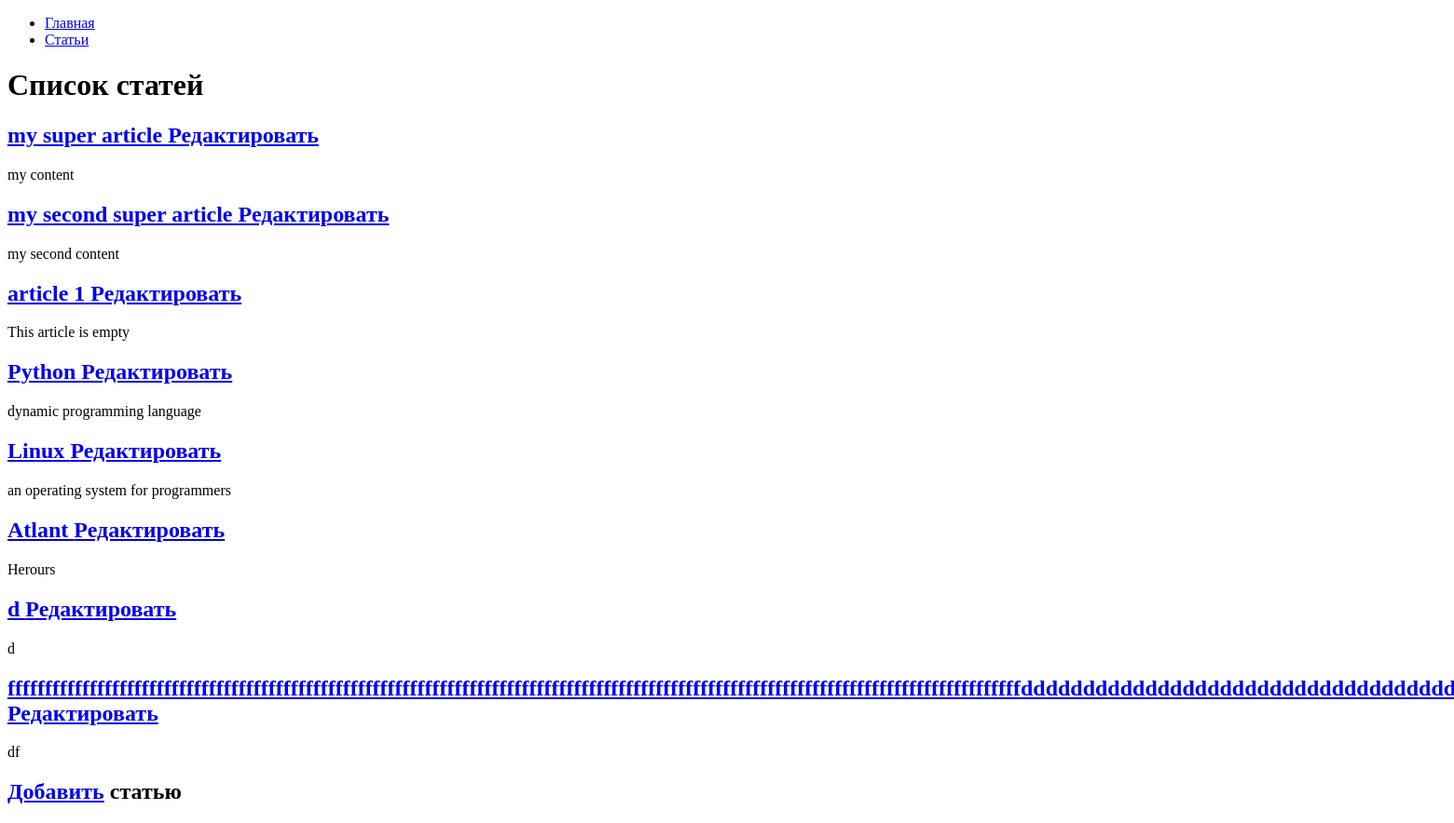
The page /articles/ on the database as committed earlier.
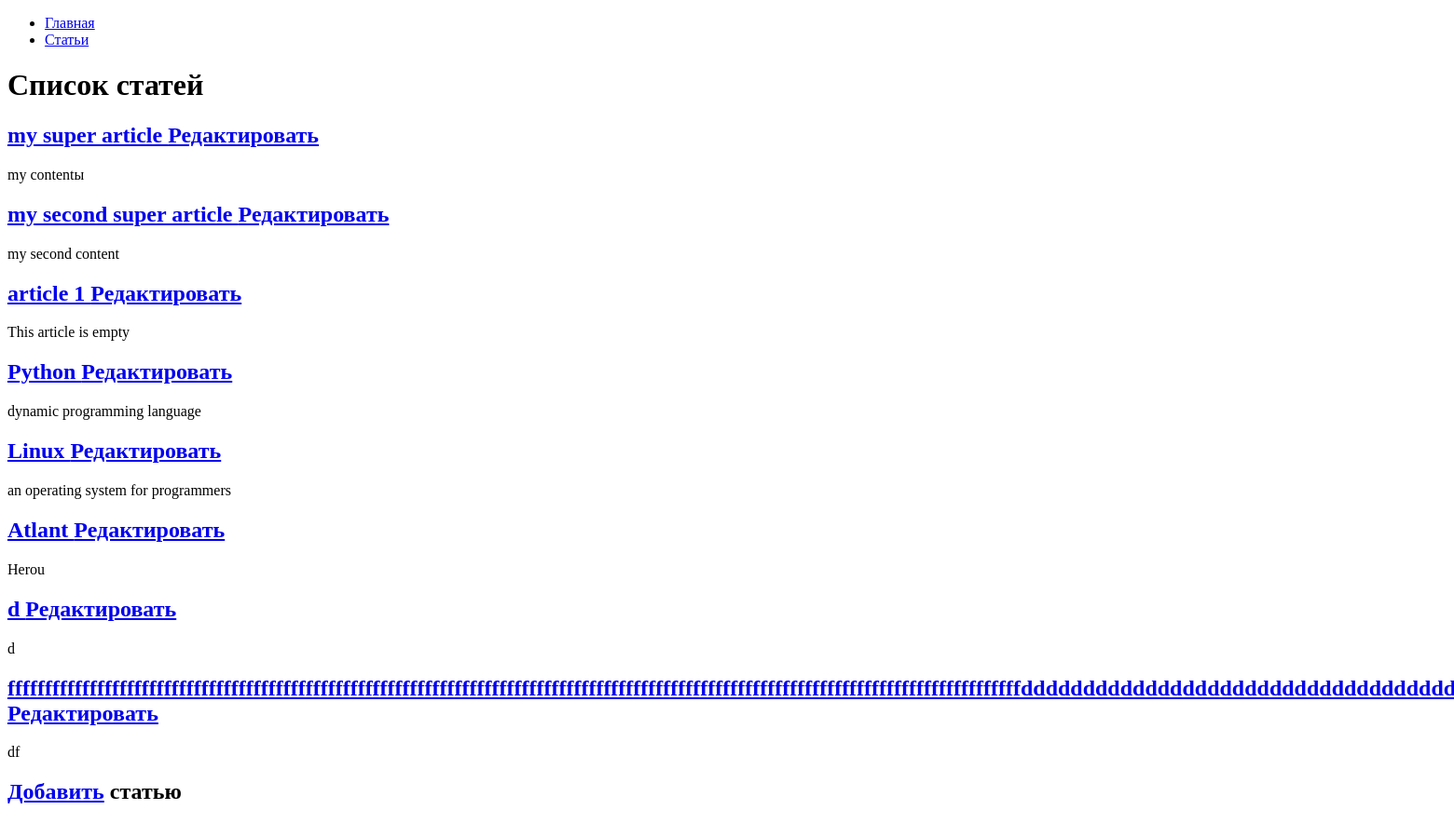
The same page on the database as committed later.
### hexlet_django_blog/article/models.py (models this page shows, shortened)
class Article(models.Model):
    name = models.CharField(max_length=200)  # название статьи
    body = models.TextField()  # тело статьи
    created_at = models.DateTimeField(auto_now_add=True)
    updated_at = models.DateTimeField(auto_now=True)

### hexlet_django_blog/article/views.py (the view)
# urls.py: path("", IndexView.as_view(), name='articles'),
class IndexView(View):
    def get(self, request, *args, **kwargs):
        articles = Article.objects.all()[:15]
        return render(
            request,
            "articles/index.html",
            context={
                "articles": articles,
            },
        )

### hexlet_django_blog/templates/articles/index.html
{% extends "base.html" %}
{% block content %}
    <h1>Список статей</h1>
    {% for article in articles %}
        <h2>
            <a href="{% url 'show_article' id=article.id %}">{{ article.name }} </a>
            <a href="{% url 'articles_update' id=article.id %}">Редактировать</a>
        </h2>
        <div>{{ article.body|slice:":200" }}</div>
    {% endfor %}
    <h2><a href="{% url 'articles_create' %}">Добавить</a> статью</h2>
{% endblock %}

### hexlet_django_blog/templates/base.html (shortened to what this page needs)
<!DOCTYPE html>
<html lang="en">
<head>
</head>
<body>
<div id="sidebar">
    {% block sidebar %}
        <ul>
            <li><a href="/">Главная</a></li>
            <li><a href="/articles/">Статьи</a></li>
        </ul>
    {% endblock %}
</div>
<div id="content">
    {% block content %}{% endblock %}
</div>
</body>
</html>

Rows that differ between the two databases and show on the page:
changed Article "my super article": body "my content" → "my contentы"
changed Article "Atlant": body "Herours" → "Herou"
